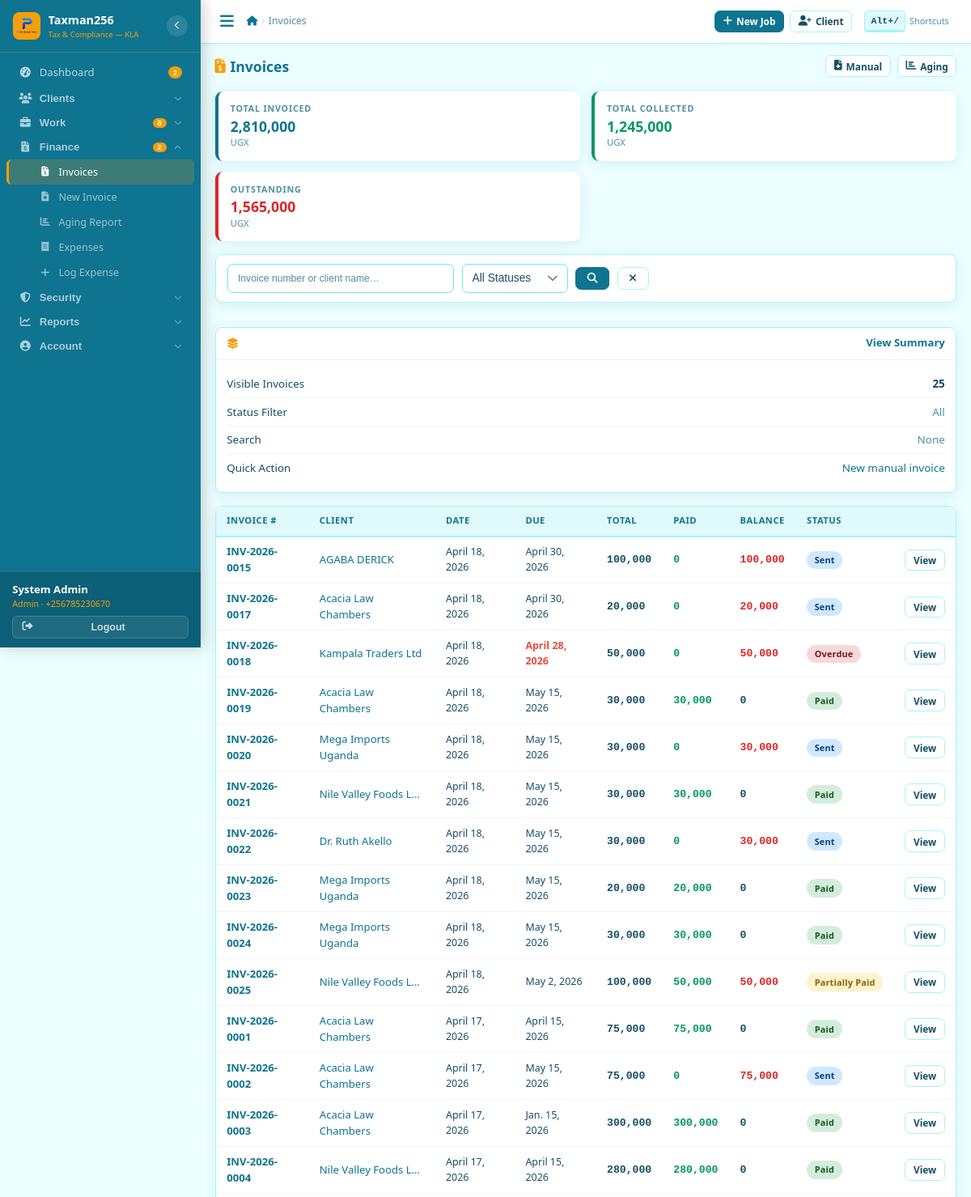
The page /billing/ (signed in, upper part) on the database as committed earlier.
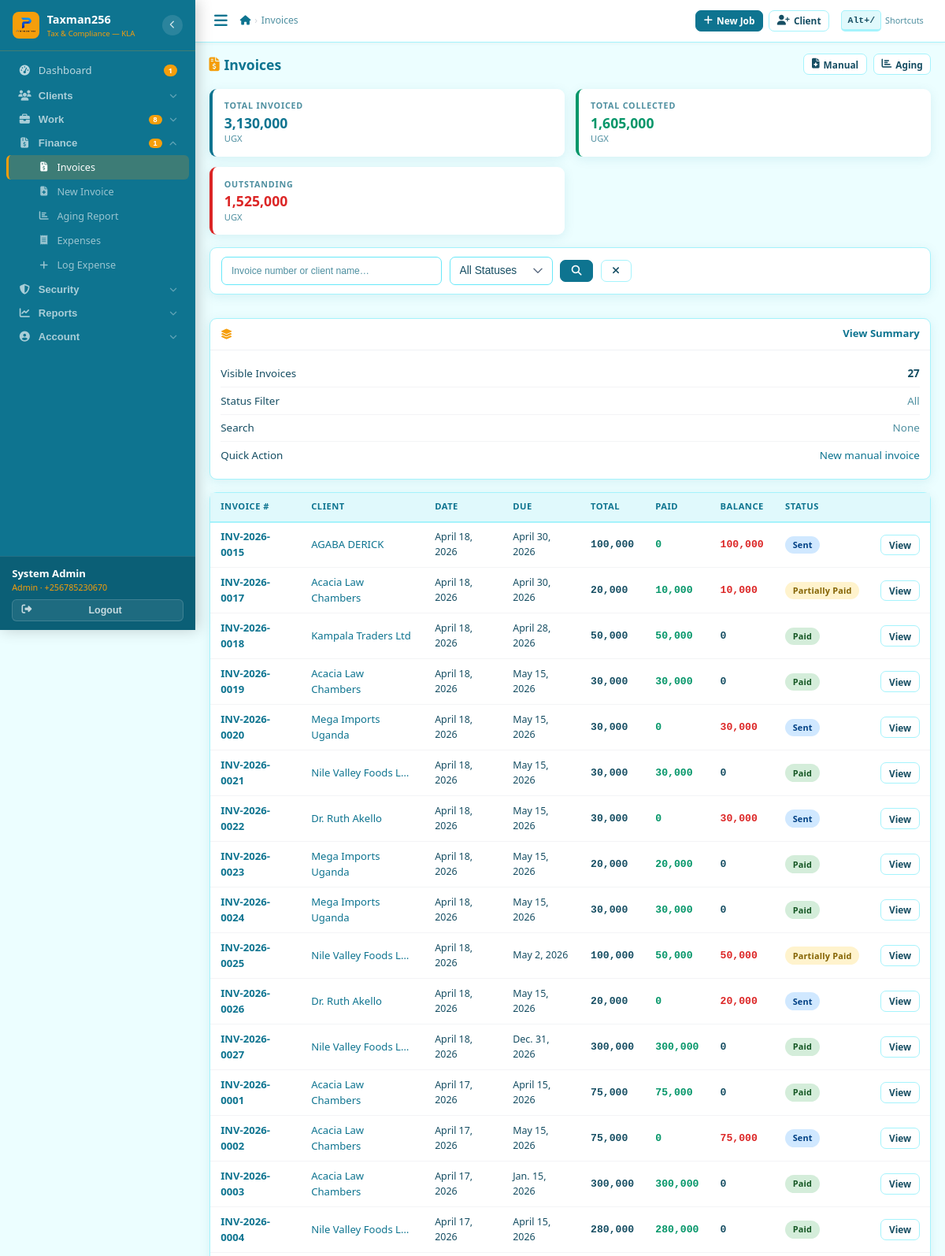
The same page on the database as committed later.
### billing/models.py (models this page shows, shortened)
class Invoice(models.Model):
    DOC_TYPE = [
        ('invoice',   'Tax Invoice'),
        ('proforma',  'Pro Forma Invoice'),
        ('quotation', 'Quotation'),
    ]
    STATUS = [
        ('draft','Draft'),('sent','Sent'),('partially_paid','Partially Paid'),
        ('paid','Paid'),('overdue','Overdue'),('written_off','Written Off'),
    ]
    PAYMENT_METHOD = [
        ('cash','Cash'),('mobile_money','Mobile Money'),
        ('bank_transfer','Bank Transfer'),('mixed','Mixed'),
    ]
    invoice_number  = models.CharField(max_length=30, unique=True, editable=False)
    document_type   = models.CharField(max_length=20, choices=DOC_TYPE, default='invoice')
    client          = models.ForeignKey(Client, on_delete=models.CASCADE, related_name='invoices')
    job_card        = models.OneToOneField(JobCard, on_delete=models.CASCADE,
                                           related_name='invoice', null=True, blank=True)
    date_issued     = models.DateField(auto_now_add=True)
    due_date        = models.DateField()
    valid_until     = models.DateField(null=True, blank=True)   # for quotations
    subtotal        = models.DecimalField(max_digits=15, decimal_places=2, default=0)
    vat_total       = models.DecimalField(max_digits=15, decimal_places=2, default=0)
    grand_total     = models.DecimalField(max_digits=15, decimal_places=2, default=0)
    amount_paid     = models.DecimalField(max_digits=15, decimal_places=2, default=0)
    status          = models.CharField(max_length=20, choices=STATUS, default='draft')
    payment_method  = models.CharField(max_length=20, choices=PAYMENT_METHOD, blank=True)
    notes           = models.TextField(blank=True)
    sent_via_whatsapp = models.BooleanField(default=False)
    sent_at         = models.DateTimeField(null=True, blank=True)
    created_by      = models.ForeignKey(User, on_delete=models.SET_NULL, null=True)
    created_at      = models.DateTimeField(auto_now_add=True)
    updated_at      = models.DateTimeField(auto_now=True)
    class Meta:
        ordering = ['-date_issued']
    @property
    def balance_due(self):
        return self.grand_total - self.amount_paid
    @property
    def days_overdue(self):
        if self.balance_due > 0 and timezone.now().date() > self.due_date:
            return (timezone.now().date() - self.due_date).days
        return 0

### clients/models.py (models this page shows, shortened)
class Client(models.Model):
    CLIENT_TYPE = [('individual','Individual'),('company','Company'),('ngo','NGO'),('partnership','Partnership')]
    STATUS = [('active','Active'),('dormant','Dormant'),('suspended','Suspended'),('blacklisted','Blacklisted')]
    client_id = models.CharField(max_length=20, unique=True, editable=False)
    client_type = models.CharField(max_length=20, choices=CLIENT_TYPE, default='individual')
    full_name = models.CharField(max_length=200)
    trading_name = models.CharField(max_length=200, blank=True)
    tin = models.CharField(max_length=50, blank=True, unique=False, verbose_name='TIN')
    phone_primary = models.CharField(max_length=20)
    phone_whatsapp = models.CharField(max_length=20, blank=True)
    email = models.EmailField(blank=True)
    physical_address = models.CharField(max_length=300, blank=True)
    district = models.CharField(max_length=100, default='Kampala')
    date_registered = models.DateField(auto_now_add=True)
    referred_by = models.ForeignKey('self', null=True, blank=True, on_delete=models.SET_NULL, related_name='referrals')
    assigned_officer = models.ForeignKey(User, on_delete=models.SET_NULL, null=True, related_name='assigned_clients')
    status = models.CharField(max_length=20, choices=STATUS, default='active')
    notes = models.TextField(blank=True)
    total_outstanding = models.DecimalField(max_digits=15, decimal_places=2, default=0)
    last_transaction_date = models.DateField(null=True, blank=True)
    created_by = models.ForeignKey(User, on_delete=models.SET_NULL, null=True, related_name='created_clients')
    created_at = models.DateTimeField(auto_now_add=True)
    updated_at = models.DateTimeField(auto_now=True)
    class Meta:
        ordering = ['-created_at']
    def get_display_name(self):
        return self.full_name

### billing/views.py (the view)
# urls.py: path('',                    views.invoice_list,          name='list'),
@login_required
def invoice_list(request):
    invoices = Invoice.objects.select_related('client', 'job_card').all()
    status = request.GET.get('status', '')
    q = request.GET.get('q', '')
    if status:
        invoices = invoices.filter(status=status)
    if q:
        invoices = invoices.filter(
            Q(invoice_number__icontains=q) | Q(client__full_name__icontains=q))
    today = timezone.now().date()
    invoices.filter(status__in=['sent', 'partially_paid'], due_date__lt=today).update(status='overdue')
    agg = invoices.aggregate(total_invoiced=Sum('grand_total'), total_paid=Sum('amount_paid'))
    total_invoiced = agg['total_invoiced'] or 0
    total_paid = agg['total_paid'] or 0
    totals = {'total_invoiced': total_invoiced, 'total_paid': total_paid,
              'outstanding': total_invoiced - total_paid}
    return render(request, 'billing/invoice_list.html', {
        'invoices': invoices, 'status': status, 'q': q,
        'status_choices': Invoice.STATUS, 'totals': totals,
    })

### templates/billing/invoice_list.html (shortened to what this page needs)
{% extends 'base.html' %}
{% block breadcrumbs %}<li class="active">Invoices</li>{% endblock %}
{% block content %}
<div class="page-header">
  <h4 class="page-title"><i class="fas fa-file-invoice-dollar"></i>Invoices</h4>
  <div class="d-flex gap-2">
    <a href="{% url 'billing:create' %}" class="btn btn-outline btn-sm"><i class="fas fa-file-medical"></i> Manual</a>
    <a href="{% url 'billing:aging' %}" class="btn btn-outline btn-sm"><i class="fas fa-chart-bar"></i> Aging</a>
  </div>
</div>
{% if totals.total_invoiced %}
<div class="stats-grid" style="margin-bottom:1rem">
  <div class="kpi"><div class="kpi-label">Total Invoiced</div><div class="kpi-value" style="font-size:1.1rem">{{ totals.total_invoiced|floatformat:0|intcomma }}</div><div class="kpi-sub">UGX</div></div>
  <div class="kpi green"><div class="kpi-label">Total Collected</div><div class="kpi-value" style="font-size:1.1rem">{{ totals.total_paid|floatformat:0|intcomma }}</div><div class="kpi-sub">UGX</div></div>
  <div class="kpi red"><div class="kpi-label">Outstanding</div><div class="kpi-value" style="font-size:1.1rem">{{ totals.outstanding|floatformat:0|intcomma }}</div><div class="kpi-sub">UGX</div></div>
</div>
{% endif %}
<div class="layout-main-sidebar">
  <div class="card-box card-compact">
    <div class="card-body" style="padding:.7rem .9rem">
      <form method="get" style="display:flex;gap:.6rem;flex-wrap:wrap;align-items:center">
        <input type="text" name="q" value="{{ q }}" class="form-control" style="max-width:280px" placeholder="Invoice number or client name…">
        <select name="status" class="form-select" style="width:auto" onchange="this.form.submit()">
          <option value="">All Statuses</option>
        </select>
        <button class="btn btn-primary"><i class="fas fa-search"></i></button>
        <a href="{% url 'billing:list' %}" class="btn btn-outline"><i class="fas fa-times"></i></a>
      </form>
    </div>
  </div>
  <div class="card-box card-compact">
    <div class="card-head"><i class="fas fa-layer-group"></i>View Summary</div>
    <div class="card-body">
      <div class="stat-row"><span>Visible Invoices</span><span class="fw-7">{{ invoices|length }}</span></div>
      <div class="stat-row"><span>Status Filter</span><span class="text-muted">{{ status|default:"All" }}</span></div>
      <div class="stat-row"><span>Search</span><span class="text-muted">{{ q|default:"None" }}</span></div>
      <div class="stat-row"><span>Quick Action</span><a href="{% url 'billing:create' %}">New manual invoice</a></div>
    </div>
  </div>
</div>
<div class="card-box card-compact">
  <div class="tbl-wrap">
    <table class="tbl">
      <thead><tr><th>Invoice #</th><th>Client</th><th>Date</th><th>Due</th><th>Total</th><th>Paid</th><th>Balance</th><th>Status</th><th></th></tr></thead>
      <tbody>
        {% for inv in invoices %}
        <tr>
          <td><a href="{% url 'billing:detail' inv.pk %}" style="font-weight:700">{{ inv.invoice_number }}</a></td>
          <td><a href="{% url 'clients:detail' inv.client.pk %}">{{ inv.client.get_display_name|truncatechars:20 }}</a></td>
          <td style="font-size:.78rem">{{ inv.date_issued }}</td>
          <td style="font-size:.78rem;{% if inv.days_overdue > 0 %}color:#e74c3c;font-weight:700{% endif %}">{{ inv.due_date }}</td>
          <td class="ugx">{{ inv.grand_total|floatformat:0|intcomma }}</td>
          <td class="ugx ugx-green">{{ inv.amount_paid|floatformat:0|intcomma }}</td>
          <td class="ugx {% if inv.balance_due > 0 %}ugx-red{% endif %}">{{ inv.balance_due|floatformat:0|intcomma }}</td>
          <td><span class="badge badge-{{ inv.status }}">{{ inv.get_status_display }}</span></td>
          <td><a href="{% url 'billing:detail' inv.pk %}" class="btn btn-outline btn-sm">View</a></td>
        </tr>
        {% empty %}
        <tr><td colspan="9"><div class="empty-state"><i class="fas fa-file-invoice"></i><p>No invoices found</p></div></td></tr>
        {% endfor %}
      </tbody>
    </table>
  </div>
</div>
{% endblock %}

### templates/base.html (shortened to what the changed rows need)
{% load static %}<!DOCTYPE html>
<html lang="en">
<head>
<link rel="stylesheet" href="https://cdnjs.cloudflare.com/ajax/libs/font-awesome/6.5.0/css/all.min.css">
<link rel="stylesheet" href="https://cdnjs.cloudflare.com/ajax/libs/select2/4.1.0-rc.0/css/select2.min.css">
<link rel="stylesheet" href="https://cdn.jsdelivr.net/npm/select2-bootstrap-5-theme@1.3.0/dist/select2-bootstrap-5-theme.min.css">
<link rel="stylesheet" href="https://cdnjs.cloudflare.com/ajax/libs/flatpickr/4.6.13/flatpickr.min.css">
<link rel="stylesheet" href="{% static 'css/app.css' %}?v=5">
</head>
<body data-theme="ocean">
{% if user.is_authenticated %}
<nav class="sidebar" id="sidebar">
  <div class="sb-scroll">
    <a href="{% url 'dashboard:index' %}" class="sb-link {% block nav_dash %}{% endblock %}" title="Dashboard">
      <i class="fas fa-tachometer-alt"></i>
      <span class="sb-lbl">Dashboard</span>
      {% if overdue_invoices_count %}<span class="sb-badge">{{ overdue_invoices_count }}</span>{% endif %}
    </a>
    <div class="sb-group" id="grp-finance">
      <button type="button" class="sb-group-hd" data-grp="grp-finance" data-href="{% url 'billing:list' %}" title="Finance">
        <i class="fas fa-file-invoice-dollar"></i>
        <span class="sb-lbl">Finance</span>
        {% if overdue_invoices_count %}<span class="sb-badge">{{ overdue_invoices_count }}</span>{% endif %}
        <i class="fas fa-chevron-down sb-arrow"></i>
      </button>
    </div>
  </div>
</nav>
<div class="main">
  <div class="page-body">{% block content %}{% endblock %}</div>
</div>
{% else %}{% block auth_content %}{% endblock %}{% endif %}
</body>
</html>

Rows that differ between the two databases and show on the page:
changed Invoice "INV-2026-0017": amount_paid "0" → "10,000"; balance_due "20,000" → "10,000"; status "Sent" → "Partially Paid"
changed Invoice "INV-2026-0018": amount_paid "0" → "50,000"; balance_due "50,000" → "0"; status "Overdue" → "Paid"
added Invoice: invoice_number "INV-2026-0026", client.get_display_name "Dr. Ruth Akello", date_issued "April 18, 2026", due_date "May 15, 2026", grand_total "20,000", amount_paid "0", balance_due "20,000", status "Sent"
added Invoice: invoice_number "INV-2026-0027", client.get_display_name "Nile Valley Foods L…", date_issued "April 18, 2026", due_date "Dec. 31, 2026", grand_total "300,000", amount_paid "300,000", balance_due "0", status "Paid"
Other text that changed with them:
{{ overdue_invoices_count }}: "2" → "1"
{{ totals.total_invoiced|floatformat:0|intcomma }}: "2,810,000" → "3,130,000"
{{ totals.total_paid|floatformat:0|intcomma }}: "1,245,000" → "1,605,000"
{{ totals.outstanding|floatformat:0|intcomma }}: "1,565,000" → "1,525,000"
{{ invoices|length }}: "25" → "27"
